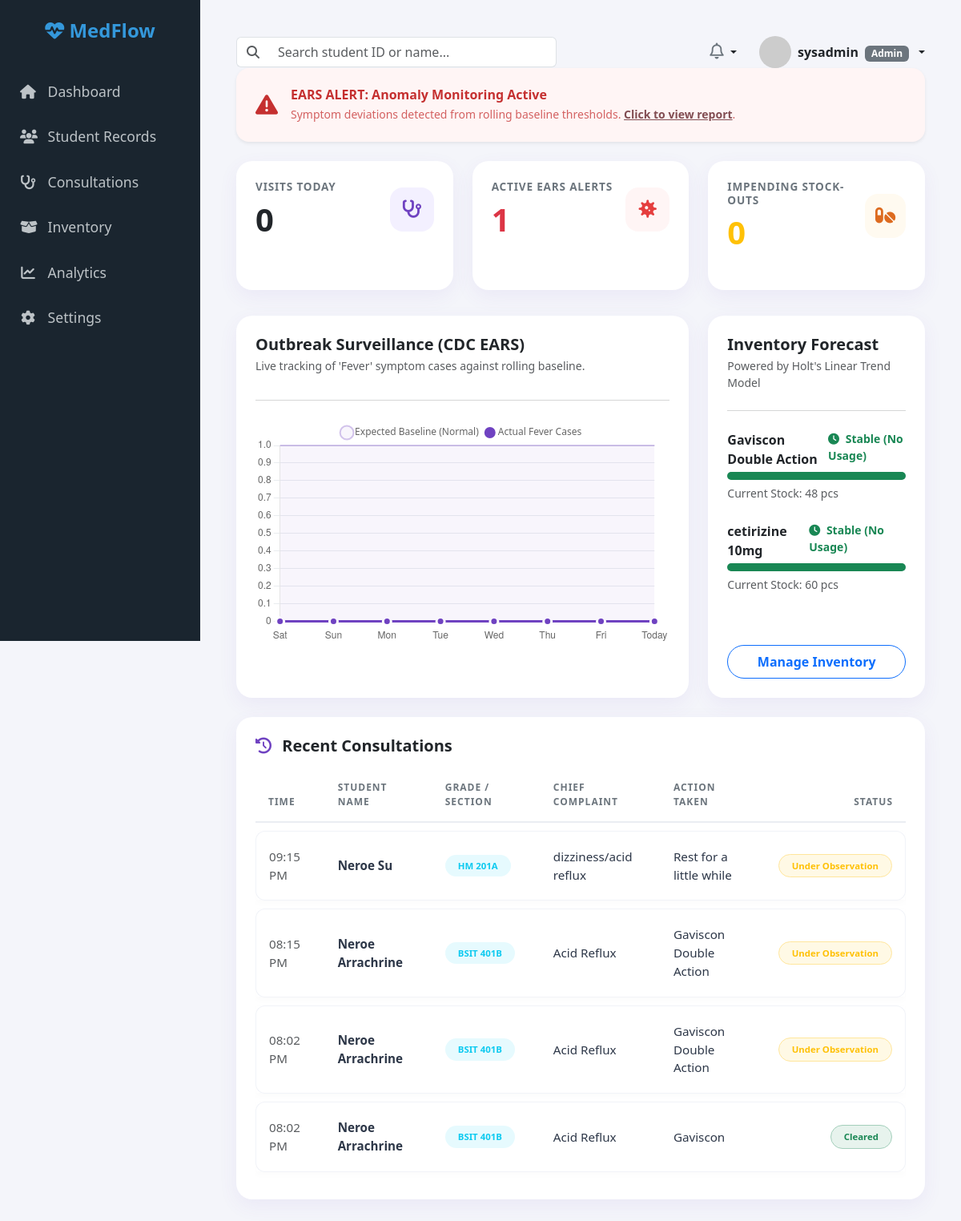
The app's page /modules/dashboard/index.php (signed in) with its own data.
### tables this page shows
CREATE TABLE IF NOT EXISTS `inventory` (
  `item_id` int NOT NULL AUTO_INCREMENT,
  `item_name` varchar(100) NOT NULL,
  `current_stock` int NOT NULL DEFAULT '0',
  `reorder_level` int NOT NULL DEFAULT '0',
  `daily_consumption_rate` decimal(5,2) DEFAULT '0.00',
  PRIMARY KEY (`item_id`)
);

CREATE TABLE IF NOT EXISTS `consultations` (
  `consultation_id` int NOT NULL AUTO_INCREMENT,
  `consultation_date` datetime DEFAULT CURRENT_TIMESTAMP,
  `student_id` varchar(50) NOT NULL,
  `symptom_category` varchar(50) DEFAULT NULL,
  `chief_complaint` text,
  `action_taken` text,
  `status` varchar(50) DEFAULT NULL,
  PRIMARY KEY (`consultation_id`),
  KEY `consultations_ibfk_1` (`student_id`),
  CONSTRAINT `consultations_ibfk_1` FOREIGN KEY (`student_id`) REFERENCES `students` (`student_id`) ON DELETE CASCADE
);

CREATE TABLE IF NOT EXISTS `students` (
  `student_id` varchar(50) NOT NULL,
  `first_name` varchar(50) DEFAULT NULL,
  `last_name` varchar(50) DEFAULT NULL,
  `grade_section` varchar(50) DEFAULT NULL,
  `medical_history` text,
  `allergies` text,
  `created_at` timestamp NULL DEFAULT CURRENT_TIMESTAMP,
  PRIMARY KEY (`student_id`)
);

### modules/dashboard/index.php (the view, shortened to what this page needs)
<?php
require_once '../../includes/db_connect.php';
$visits_today = 0;
$stock_outs = 0;
try {
    $v_stmt = $pdo->query("SELECT COUNT(*) FROM consultations WHERE DATE(consultation_date) = CURDATE()");
    $visits_today = $v_stmt->fetchColumn();
    $s_stmt = $pdo->query("SELECT COUNT(*) FROM inventory WHERE current_stock <= reorder_level");
    $stock_outs = $s_stmt->fetchColumn();
} catch (PDOException $e) {
}
$ears_data = [];
$labels = [];
try {
    for ($i = 6; $i >= 0; $i--) {
        $date = date('Y-m-d', strtotime("-{$i} days"));
        $labels[] = date('D', strtotime($date));
        $stmt = $pdo->prepare("SELECT COUNT(*) FROM consultations WHERE symptom_category = 'Fever' AND DATE(consultation_date) = ?");
        $stmt->execute([$date]);
        $ears_data[] = (int)$stmt->fetchColumn();
    }
    $labels[] = 'Today';
    $stmt = $pdo->prepare("SELECT COUNT(*) FROM consultations WHERE symptom_category = 'Fever' AND DATE(consultation_date) = CURDATE()");
    $stmt->execute();
    $ears_data[] = (int)$stmt->fetchColumn();
} catch (PDOException $e) {
    $ears_data = [0, 0, 0, 0, 0, 0, 0, 0];
    $labels = ['Mon', 'Tue', 'Wed', 'Thu', 'Fri', 'Sat', 'Sun', 'Today'];
}
?>
<!DOCTYPE html>
<html lang="en">
<head>
    <link href="https://cdn.jsdelivr.net/npm/bootstrap@5.3.0/dist/css/bootstrap.min.css" rel="stylesheet">
    <link rel="stylesheet" href="https://cdnjs.cloudflare.com/ajax/libs/font-awesome/6.4.0/css/all.min.css">
</head>
<body>
    <?php include '../../includes/sidebar.php'; ?>
    <div class="main-content">
        <?php include '../../includes/topbar.php'; ?>
        <div class="alert alert-danger d-flex align-items-center border-0 shadow-sm rounded-4 p-4 mb-4" role="alert" style="background-color: #fff5f5; color: #c53030;">
            <i class="fa-solid fa-triangle-exclamation fs-3 me-3"></i>
            <div>
                <h6 class="fw-bold mb-1">EARS ALERT: Anomaly Monitoring Active</h6>
                <p class="mb-0 small opacity-75">Symptom deviations detected from rolling baseline thresholds. <a href="../analytics/index.php" class="alert-link fw-bold">Click to view report</a>.</p>
            </div>
        </div>
        <div class="row g-4">
            <div class="col-md-4">
                <a href="../consultations/index.php" class="text-decoration-none">
                    <div class="card p-4 clickable-card h-100">
                        <div class="d-flex justify-content-between align-items-center">
                            <div>
                                <h6 class="card-title mb-2">Visits Today</h6>
                                <h2 class="mb-0 fw-bold text-dark display-6"><?php echo $visits_today; ?></h2>
                            </div>
                            <div class="icon-box bg-light-primary"><i class="fa-solid fa-stethoscope"></i></div>
                        </div>
                    </div>
                </a>
            </div>
            <div class="col-md-4">
                <a href="../analytics/index.php" class="text-decoration-none">
                    <div class="card p-4 clickable-card h-100">
                        <div class="d-flex justify-content-between align-items-center">
                            <div>
                                <h6 class="card-title mb-2">Active EARS Alerts</h6>
                                <h2 class="mb-0 fw-bold text-danger display-6">1</h2>
                            </div>
                            <div class="icon-box bg-light-danger"><i class="fa-solid fa-virus"></i></div>
                        </div>
                    </div>
                </a>
            </div>
            <div class="col-md-4">
                <a href="../inventory/index.php" class="text-decoration-none">
                    <div class="card p-4 clickable-card h-100">
                        <div class="d-flex justify-content-between align-items-center">
                            <div>
                                <h6 class="card-title mb-2">Impending Stock-outs</h6>
                                <h2 class="mb-0 fw-bold text-warning display-6"><?php echo $stock_outs; ?></h2>
                            </div>
                            <div class="icon-box bg-light-warning"><i class="fa-solid fa-pills"></i></div>
                        </div>
                    </div>
                </a>
            </div>
        </div>
        <div class="row g-4 mt-2">
            <div class="col-lg-8">
                <div class="card p-4 h-100">
                    <h5 class="fw-bold mb-1 text-dark">Outbreak Surveillance (CDC EARS)</h5>
                    <p class="text-muted small mb-3">Live tracking of 'Fever' symptom cases against rolling baseline.</p>
                    <hr class="text-muted opacity-25 mb-4">
                    <div class="chart-container">
                        <canvas id="earsChart"></canvas>
                    </div>
                </div>
            </div>
            <div class="col-lg-4">
                <div class="card p-4 h-100 d-flex flex-column justify-content-between">
                    <div>
                        <h5 class="fw-bold mb-1 text-dark">Inventory Forecast</h5>
                        <p class="text-muted small mb-4">Powered by Holt's Linear Trend Model</p>
                        <hr class="text-muted opacity-25 mb-4">
                        <?php
                        $forecast_stmt = $pdo->query("SELECT * FROM inventory ORDER BY current_stock ASC LIMIT 2");
                        while($f_item = $forecast_stmt->fetch(PDO::FETCH_ASSOC)):
                            $stock = (int)$f_item['current_stock'];
                            $reorder = (int)$f_item['reorder_level'];
                            $daily_rate = (float)$f_item['daily_consumption_rate'];
                            if ($daily_rate > 0) {
                                $days_left = round($stock / $daily_rate);
                                $days_text = $days_left . " Days Left";
                            } else {
                                $days_text = "Stable (No Usage)";
                            }
                            if ($stock <= $reorder) {
                                $bar_color = "bg-danger";
                                $text_color = "text-danger";
                            } elseif ($stock <= ($reorder / 2)) {
                                $bar_color = "bg-warning";
                                $text_color = "text-warning";
                            } else {
                                $bar_color = "bg-success";
                                $text_color = "text-success";
                            }
                            $max_capacity = $reorder > 0 ? $reorder * 3 : 50;
                            $width_pct = min(100, max(5, ($stock / $max_capacity) * 100));
                        ?>
                        <div class="mb-4">
                            <div class="d-flex justify-content-between mb-1">
                                <span class="fw-semibold text-dark"><?php echo htmlspecialchars($f_item['item_name']); ?></span>
                                <span class="<?php echo $text_color; ?> fw-bold small"><i class="fa-solid fa-clock me-1"></i> <?php echo $days_text; ?></span>
                            </div>
                            <div class="progress mb-1">
                                <div class="progress-bar <?php echo $bar_color; ?>" role="progressbar" style="width: <?php echo $width_pct; ?>%;"></div>
                            </div>
                            <small class="text-muted">Current Stock: <?php echo $stock; ?> pcs</small>
                        </div>
                        <?php endwhile; ?>
                    </div>
                    <a href="../inventory/index.php" class="btn btn-outline-primary w-100 mt-3 py-2 rounded-pill fw-semibold">Manage Inventory</a>
                </div>
            </div>
        </div>
        <div class="row mt-4">
            <div class="col-12">
                <div class="card p-4">
                    <h5 class="fw-bold mb-3 text-dark"><i class="fa-solid fa-clock-rotate-left me-2 text-purple" style="color: #6f42c1;"></i> Recent Consultations</h5>
                    <div class="table-responsive">
                        <table class="table align-middle mb-0">
                            <thead>
                                <tr>
                                    <th class="ps-3">Time</th>
                                    <th>Student Name</th>
                                    <th>Grade / Section</th>
                                    <th>Chief Complaint</th>
                                    <th>Action Taken</th>
                                    <th class="text-end pe-3">Status</th>
                                </tr>
                            </thead>
                            <tbody>
                                <?php
                                try {
                                    $stmt = $pdo->query("
                                        SELECT c.consultation_date, s.first_name, s.last_name, s.grade_section, c.chief_complaint, c.action_taken, c.status
                                        FROM consultations c
                                        JOIN students s ON c.student_id = s.student_id
                                        ORDER BY c.consultation_date DESC
                                        LIMIT 5
                                    ");
                                    if ($stmt->rowCount() > 0) {
                                        while ($row = $stmt->fetch(PDO::FETCH_ASSOC)) {
                                            $time = date('h:i A', strtotime($row['consultation_date']));
                                            $badgeClass = 'bg-secondary';
                                            if ($row['status'] == 'Cleared') $badgeClass = 'bg-success bg-opacity-10 text-success border border-success-subtle px-3 py-2 rounded-pill';
                                            elseif ($row['status'] == 'Under Observation') $badgeClass = 'bg-warning bg-opacity-10 text-warning border border-warning-subtle px-3 py-2 rounded-pill';
                                            elseif ($row['status'] == 'Sent Home') $badgeClass = 'bg-danger bg-opacity-10 text-danger border border-danger-subtle px-3 py-2 rounded-pill';
                                            else $badgeClass = 'bg-secondary bg-opacity-10 text-secondary px-3 py-2 rounded-pill';
                                            echo "<tr>";
                                            echo "<td class='ps-3 fw-medium text-muted'>{$time}</td>";
                                            echo "<td><strong>" . htmlspecialchars($row['first_name'] . ' ' . $row['last_name']) . "</strong></td>";
                                            echo "<td><span class='badge bg-info bg-opacity-10 text-info px-3 py-2 rounded-pill'>" . htmlspecialchars($row['grade_section']) . "</span></td>";
                                            echo "<td>" . htmlspecialchars($row['chief_complaint']) . "</td>";
                                            echo "<td>" . htmlspecialchars($row['action_taken']) . "</td>";
                                            echo "<td class='text-end pe-3'><span class='badge {$badgeClass} fw-semibold'>" . htmlspecialchars($row['status']) . "</span></td>";
                                            echo "</tr>";
                                        }
                                    } else {
                                        echo "<tr><td colspan='6' class='text-center text-muted py-5'><i class='fa-solid fa-notes-medical fa-3x mb-3 text-secondary opacity-25'></i><p class='mb-0 fw-medium'>No recent consultations found.</p></td></tr>";
                                    }
                                } catch (PDOException $e) {
                                    echo "<tr><td colspan='6' class='text-center text-danger py-4'>Error loading data.</td></tr>";
                                }
                                ?>
                            </tbody>
                        </table>
                    </div>
                </div>
            </div>
        </div>
    </div>
    <script>
        const canvas = document.getElementById('earsChart');
        if (canvas) {
            const ctx = canvas.getContext('2d');
            const chartLabels = <?php echo json_encode($labels); ?>;
            const actualFeverCases = <?php echo json_encode($ears_data); ?>;
            const baselineData = actualFeverCases.map(val => Math.max(1, val > 2 ? val / 2 : val));
            const earsChart = new Chart(ctx, {
                type: 'line',
                data: {
                    labels: chartLabels,
                    datasets: [
                        { label: 'Expected Baseline (Normal)', data: baselineData, borderColor: 'rgba(111, 66, 193, 0.3)', backgroundColor: 'rgba(111, 66, 193, 0.05)', borderWidth: 2, fill: true, pointRadius: 0, tension: 0.4 },
                        { label: 'Actual Fever Cases', data: actualFeverCases, borderColor: '#6f42c1', backgroundColor: 'rgba(111, 66, 193, 0.1)', borderWidth: 3, pointBackgroundColor: actualFeverCases.map(v => v >= 3 ? '#e53e3e' : '#6f42c1'), pointBorderColor: '#fff', pointRadius: 5, fill: false, tension: 0.4 }
                    ]
                },
                options: { responsive: true, maintainAspectRatio: false, plugins: { legend: { position: 'top', labels: { usePointStyle: true, boxWidth: 8, font: { family: 'Segoe UI' } } } }, scales: { y: { beginAtZero: true, grid: { borderDash: [5, 5], color: '#e9ecef' } }, x: { grid: { display: false } } } }
            });
        }
    </script>
</body>
</html>

### records on screen
inventory: item_name "Gaviscon Double Action", daily_consumption_rate "Stable (No Usage)", current_stock "48"
inventory: item_name "cetirizine 10mg", daily_consumption_rate "Stable (No Usage)", current_stock "60"
consultations: consultation_date "09:15 PM", student.last_name "Neroe Su", student.grade_section "HM 201A", chief_complaint "dizziness/acid reflux", action_taken "Rest for a little while", status "Under Observation"
consultations: consultation_date "08:15 PM", student.last_name "Neroe Arrachrine", student.grade_section "BSIT 401B", chief_complaint "Acid Reflux", action_taken "Gaviscon Double Action", status "Under Observation"
consultations: consultation_date "08:02 PM", student.last_name "Neroe Arrachrine", student.grade_section "BSIT 401B", chief_complaint "Acid Reflux", action_taken "Gaviscon Double Action", status "Under Observation"
consultations: consultation_date "08:02 PM", student.last_name "Neroe Arrachrine", student.grade_section "BSIT 401B", chief_complaint "Acid Reflux", action_taken "Gaviscon", status "Cleared"

### other values on screen
$_SESSION['username'] "sysadmin"
$_SESSION['role'] "Admin"
$visits_today "0"
$stock_outs "0"
chart data {{ json_encode($labels) }} ["Sat","Sun","Mon","Tue","Wed","Thu","Fri","Today"]
chart data {{ json_encode($ears_data) }} [0,0,0,0,0,0,0,0]
